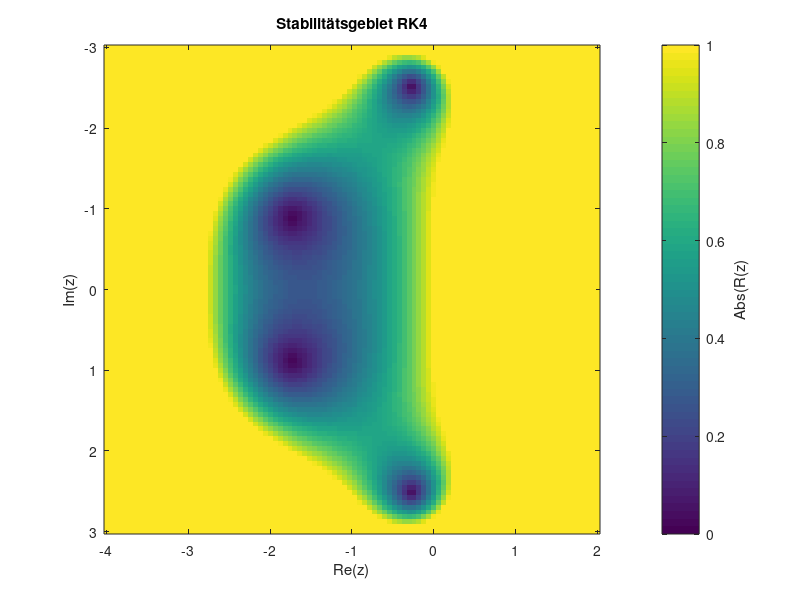

Reproduce this figure in MATLAB.
%Plotte die Stabilitätsfunktion des klass. RK Verfahrens in der komplexen
%Ebene
%author: Christian Winkler. Alexander Blech
R = @(z) (1 + z + 0.5*z.^2 + 1/6*z.^3 + 1/24*z.^4);

N=100;

x=linspace(-4,2,N);
x = complex(x);
y = 1i * linspace(-3,3,N);

r = zeros(N,N);
for j=1:N
    for k=1:N
        r(j,k) = R(x(j)+y(k));
    end
end

% %Für Aufgabe 2a):
% g = @(z)(1+ z + 0.5.*z.^2 + 1/6 .* z.^3 + 1/24 .* z.^4);
% x = linspace(0,3,100);
% arg = x*i;%*sqrt(9.81/1);
% plot(x,abs(g(arg)));

Z = abs(r);
image(real(x),imag(y),rot90(Z),'CDataMapping','scaled');

cbar = colorbar();
% title_handle = get(cbar,'Title');
ylabel(cbar,'Abs(R(z)');
set(gca, 'CLim', [0, 1]);
xlabel('Re(z)');
ylabel('Im(z)');
title('Stabilitätsgebiet RK4');